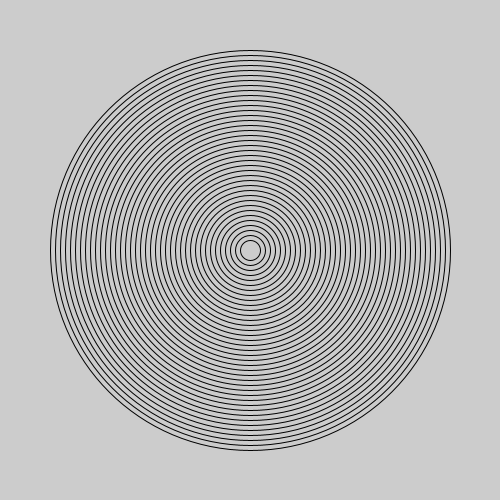
Frame 1 (no input)
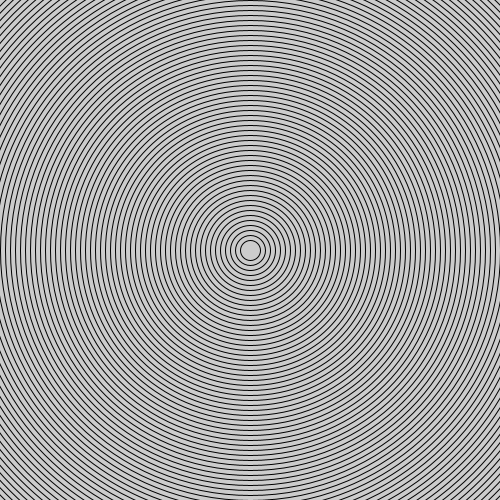
Frame 60 (the mouse pressed at the canvas centre just before this capture)
Frame 120 (the mouse held since frame 60 and released just before this capture): identical to frame 60, image omitted

The Processing sketch that drew these frames (run headless with seeded random() and noise(); from frame 60 on, the mouse is pressed at the canvas centre):

// Processing sketch: Bullseye
// ── Bullseye.pde
int a=250;
int b=10;
void setup(){
 size(500,500); 
}
void draw(){
  noFill();
  for(int i=1; i<40; i++){
    b=b+10;
  ellipse(a,a,b,b);
  }
}
